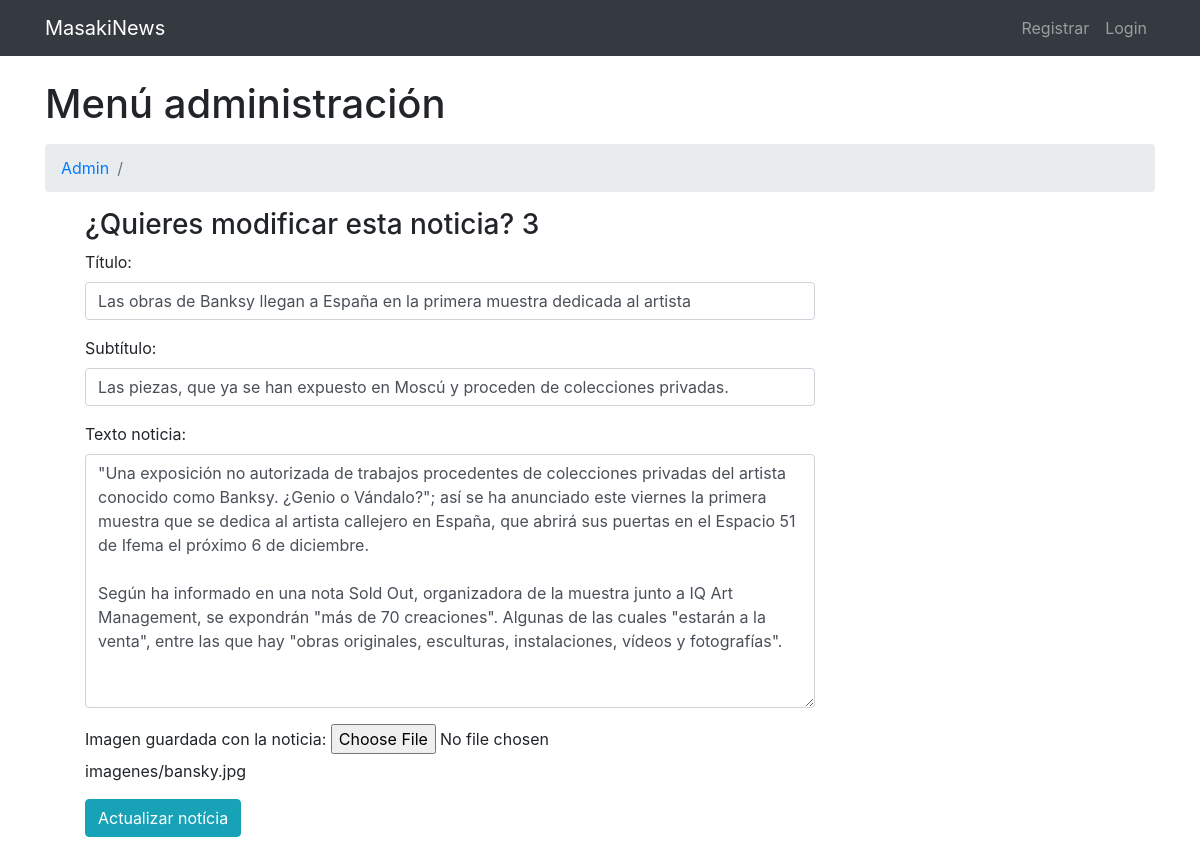
The page /View/modificarNoticia.php?id=3 (signed in) on the database its author committed.
### tables this page shows
CREATE TABLE IF NOT EXISTS `noticias` (
  `idnoticia` int(11) NOT NULL AUTO_INCREMENT,
  `autor` varchar(45) NOT NULL,
  `editor` varchar(45) NOT NULL,
  `titulo` varchar(100) NOT NULL,
  `idseccion` int(11) NOT NULL,
  `subtitulo` varchar(100) NOT NULL,
  `texto` longtext NOT NULL,
  `imagen` varchar(45) DEFAULT NULL,
  `fechaCreacion` date NOT NULL,
  `fechaModificacion` date NOT NULL,
  `fechaPublicacion` date NOT NULL,
  PRIMARY KEY (`idnoticia`),
  KEY `fk_noticias_1_idx` (`idseccion`),
  KEY `fk_noticias_2_idx` (`autor`),
  KEY `fk_noticias_3_idx` (`editor`)
);

### Classes/BuscadorNoticias.php (called while the page is built, shortened)
<?php
require_once "../Model/Noticias.php";
class BuscadorNoticias
{
    public function selectNew($idnoticia = null){
        if($idnoticia != null){
            $conexion = new Conexion();
            $consulta = $conexion->prepare('SELECT * FROM noticias WHERE idnoticia = :idnoticia');
            $consulta->bindParam(':idnoticia', $idnoticia);
            $consulta->execute();
            $registro = $consulta->fetchAll();
            foreach ($registro as $row){
                $noticia = new Noticias();
                $noticia->setIdnoticia($idnoticia);
                $noticia->setAutor($row['autor']);
                $noticia->setEditor($row['editor']);
                $noticia->setTitulo($row['titulo']);
                $noticia->setSubtitulo($row['subtitulo']);
                $noticia->setTexto($row['texto']);
                $noticia->setImagen($row['imagen']);
                $noticia->setIdseccion($row['idseccion']);
                $noticia->setFechaCreacion($fechaCreacion = date("d-m-Y"));
                $noticia->setFechaModificacion($fechaModificacion= date("d-m-Y"));
                $noticia->setFechaPublicacion($fechaPublicacio = date('d-m-Y'));
            }
            return $noticia;
        }
        throw new Exception(" Not found",404);
    }
}

### Model/Noticias.php (called while the page is built, shortened)
<?php
class Noticias
{
    private $titulo;
    private $subtitulo;
    private $texto;
    private $imagen;
    public function getTitulo()
    {
        return $this->titulo;
    }
    public function setTitulo($titulo)
    {
        $this->titulo = $titulo;
    }
    public function getSubtitulo()
    {
        return $this->subtitulo;
    }
    public function setSubtitulo($subtitulo)
    {
        $this->subtitulo = $subtitulo;
    }
    public function getTexto()
    {
        return $this->texto;
    }
    public function setTexto($texto)
    {
        $this->texto = $texto;
    }
    public function getImagen()
    {
        return $this->imagen;
    }
    public function setImagen($imagen)
    {
        $this->imagen = $imagen;
    }
}

### View/modificarNoticia.php (the view, shortened to what this page needs)
<?php
require_once "../Classes/BuscadorNoticias.php";
require_once "../Model/Noticias.php";
if(isset($_SESSION['username']) && $_GET['id'] ){
    $idnoticia =intval($_GET['id']);
    $buscador = new BuscadorNoticias();
    $noticia = $buscador->selectNew($idnoticia);
}
?>
<!DOCTYPE html>
<html>
<head>
</head>
<body>
<div class="container">
    <div class="row">
        <ul>
        </ul>
        <div class="col-lg-8 mb-4">
            <h3>¿Quieres modificar esta noticia? <?php echo $_GET['id']?></h3>
            <form name="sentMessage" method="post" id="contactForm" action="<?php echo htmlspecialchars($_SERVER['PHP_SELF']);?>">
                <div class="control-group form-group">
                    <div class="controls">
                        <label for="titulo">Título:</label>
                        <input name="titulo" type="text" class="form-control" value="<?php echo $noticia->getTitulo()?>" required data-validation-required-message="Título">
                    </div>
                </div>
                <div class="control-group form-group">
                    <div class="controls">
                        <label for="subtitulo">Subtítulo:</label>
                        <input name="subtitulo" type="text" class="form-control" id="subtitulo" value="<?php echo $noticia->getSubtitulo()?>">
                    </div>
                </div>
                <div class="control-group form-group">
                    <div class="controls">
                        <label for="texto">Texto noticia:</label>
                        <textarea  rows="10" cols="100" class="form-control" id="textoNoticia" required data-validation-required-message="Texto notícia"
                                   name="texto"><?php echo $noticia->getTexto()?>
                    </textarea>
                    </div>
                </div>
                <div class="control-group form-group">
                    <div class="controls form-control-file">
                        <label for="imagen">Imagen guardada con la noticia: </label>
                        <input type="file" name="imagen" id="imagen" value="" data-validation-required-message="Adjunta una imagen">
                        <?php echo $noticia->getImagen(); ?>
                    </div>
                </div>
                <button type="submit" class="btn btn-info" name="submit" id="guardarNoticia" value="actualizar">Actualizar notícia</button>
            </form>
        </div>
    </div>
</div>
</body>
</html>

### public/CSS/modern-business.css (style rules this page uses)
body { padding-top: 54px; }
@media (min-width: 992px) { body { padding-top: 56px; } }

### public/CSS/micss.css (style rules this page uses)
.nav-item { text-decoration: none; }

### rows shown on the page
noticias: titulo "Las obras de Banksy llegan a España en la primera muestra dedicada al artista", subtitulo "Las piezas, que ya se han expuesto en Moscú y proceden de colecciones privadas.", texto "\"Una exposición no autorizada de trabajos procedentes de colecciones privadas del artista conocido como Banksy. ¿Genio o Vándalo?\"; así se ha anunciado este viernes la primera muestra que se dedica al artista callejero en España, que abrirá sus puertas en el Espacio 51 de Ifema el próximo 6 de diciembre. Según ha informado en una nota Sold Out, organizadora de la muestra junto a IQ Art Management, se expondrán \"más de 70 creaciones\". Algunas de las cuales \"estarán a la venta\", entre las que hay \"obras originales, esculturas, instalaciones, vídeos y fotografías\".", imagen "imagenes/bansky.jpg"

### other values the page prints
$_GET['id'] "3"
